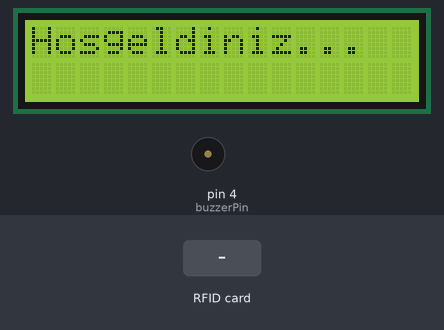
The sketch below on a simulated Arduino Uno, built with avr-gcc and run on an emulated ATmega328P. On the bench: 16×2 character LCD, buzzer (waves = sounding). The inputs (shaded band) are chosen by the test bench. The modem accepts every AT command (registered, SIM ready, sends succeed) and sends nothing else; what the sketch prints to the serial monitor is not drawn.

Above: at 2.3 s.
2.4 s: RFID card 10 20 30 40 held to the reader
At 2.6 s:
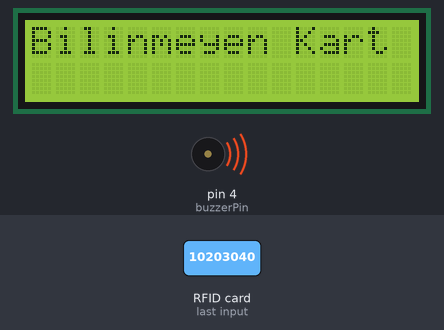
At 3.5 s:
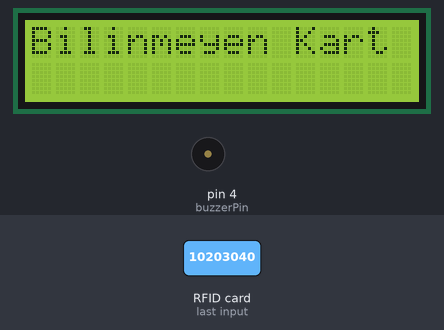
5.4 s: RFID card 5E 7A 19 C4 held to the reader
At 9.4 s:
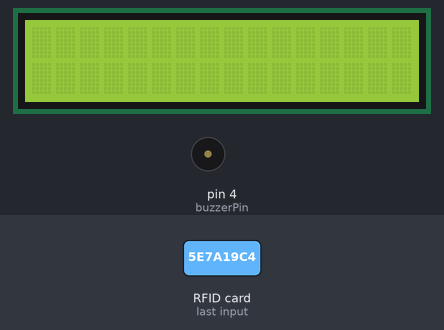
Timing chart, 0 to 10.9 s (numbered marks = the images above; inputs shaded):
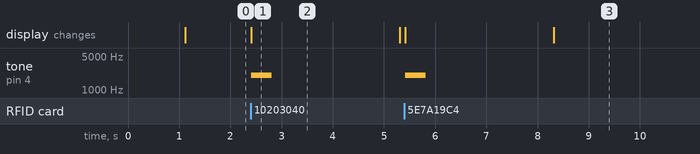

Measured:
- after the input at 2.4 s, tone on pin 4 (buzzerPin): silent → 2000 Hz at once, → silent 0.40 s later; the display: changes at once (image 1)
- after the input at 5.4 s, tone on pin 4 (buzzerPin): silent → 2000 Hz at once, → silent 0.40 s later; the display: first changes at once (image 3 shows a later state)
- what the display in image 1 shows lasts 2.9 s, from 2.4 s to 5.3 s

The sketch:

RFID_Ile_Personel_Takip.ino
```cpp
//#include <ESP8266WiFi.h>
#include <SPI.h>
#include <MFRC522.h>
#include <LiquidCrystal.h>
#include <SoftwareSerial.h>

String ag_adi = "deneme";
String ag_sifresi = "10203040";
String data;
String server = "yourServer"; // www.example.com
String uri = "yourURI"; // our example is /esppost.php
int rxPin = 3;
int txPin = 2;

const short personel_sayisi = 5;
byte ID[personel_sayisi][4] = {{58, 24, 214, 129}, {153, 24, 132, 156}, {0,0,0,0}, {1,1,1,1}};
String personel[personel_sayisi] = {"Ibrahim Yilmaz", "Mustafa", "Ali", "Veli"};

int RST_PIN = 9;
int SS_PIN = 10;
int buzzerPin = 4;

LiquidCrystal lcd(8, 7, 6, 5, A0, A1);
MFRC522 rfid(SS_PIN, RST_PIN);
SoftwareSerial esp(rxPin, txPin);

void setup() {
  Serial.begin(9600);
  SPI.begin();
  esp.begin(115200);
  connectWifi();
  //  reset();
  //  connectWifi_1();

  pinMode(buzzerPin, OUTPUT);
  rfid.PCD_Init();
  lcd.begin(16, 2);
  lcd.print("Hosgeldiniz...");

}

void loop() {

  kartOnay();
}

void idYazdir(){
  Serial.print("ID Numarasi: ");
  for(int i=0; i<4; i++){
    Serial.print(rfid.uid.uidByte[i]);
    Serial.print(" ");
  }
  Serial.println("");
}

void kimlikYazdir(String personel_isim){
  Serial.println("Giris Basarili! (" + personel_isim + ")");
  lcd.setCursor(0, 0);
  lcd.print("Giris Basarili");
  lcd.setCursor(0, 1);
  lcd.print(personel_isim);
  {
    tone(buzzerPin, 1000);
    delay(200);
    noTone(buzzerPin);
    delay(20);
    tone(buzzerPin, 1000);
    delay(200);
    noTone(buzzerPin);
  }
  delay(2500);
  lcd.clear();
}

void kartOnay(){
  if(!rfid.PICC_IsNewCardPresent())
    return;
  if(!rfid.PICC_ReadCardSerial())
    return;
  bool personel_OK = false;
  for(int i=0; i<personel_sayisi; i++){
    if(rfid.uid.uidByte[0] == ID[i][0] && rfid.uid.uidByte[1] == ID[i][1] && rfid.uid.uidByte[2] == ID[i][2] && rfid.uid.uidByte[3] == ID[i][3])
    {
      kimlikYazdir(personel[i]);
      idYazdir();
      personel_OK = true;
      break;
    }
  }
  if( !personel_OK ){
    Serial.println("Bilinmeyen Kart");
    lcd.clear();
    lcd.print("Bilinmeyen Kart");
    {
      tone(buzzerPin, 2000);
      delay(400);
      noTone(buzzerPin);
    }
    delay(2500);
    lcd.clear();
    idYazdir();
  }
  rfid.PICC_HaltA();
}

void connectWifi(){
  esp.println("AT");
  Serial.println("AT Yollandi");
  while(!esp.find("OK")){
    Serial.println("ESP8266 Bulunamadı");
    esp.println("AT");
  }
  Serial.println("OK Komutu alındı");
  esp.println("AT+CWMODE=1");
  while(!esp.find("OK")){
    Serial.println("Islem Yapiliyor...");
    esp.println("AT+CWMODE=1");
  }
  Serial.println("Client moda gecildi");
  esp.println("AT+CWJAP=\""+ag_adi+"\",\""+ag_sifresi+"\"");
  while(!esp.find("OK"));
  Serial.println("Aga baglandi");
  delay(1000);
}

//reset the esp8266 module
void reset() {
  esp.println("AT+RST");
  delay(1000);
  if(esp.find("OK") ) Serial.println("Module Reset");
}

//connect to your wifi network
void connectWifi_1() {
  String cmd = "AT+CWJAP=\"" + ag_adi +"\",\"" + ag_sifresi + "\"";
  esp.println(cmd);
  delay(4000);
  if(esp.find("OK")) {
    Serial.println("Connected!");
  }
  else {
    Serial.println("Cannot connect to wifi");
    connectWifi();
  }
}
```
